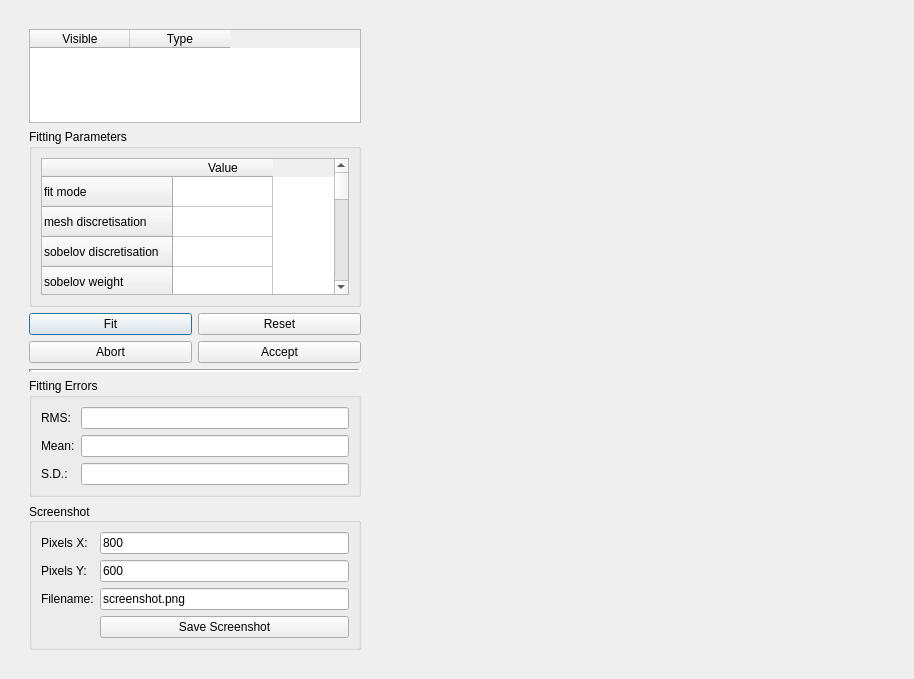
<?xml version="1.0" encoding="UTF-8"?>
<ui version="4.0">
 <class>Dialog</class>
 <widget class="QDialog" name="Dialog">
  <property name="geometry">
   <rect>
    <x>0</x>
    <y>0</y>
    <width>914</width>
    <height>679</height>
   </rect>
  </property>
  <property name="sizePolicy">
   <sizepolicy hsizetype="Preferred" vsizetype="Preferred">
    <horstretch>0</horstretch>
    <verstretch>0</verstretch>
   </sizepolicy>
  </property>
  <property name="windowTitle">
   <string>Mesh Fitting</string>
  </property>
  <layout class="QHBoxLayout" name="horizontalLayout_2">
   <item>
    <widget class="QWidget" name="widgetMain" native="true">
     <property name="enabled">
      <bool>true</bool>
     </property>
     <property name="sizePolicy">
      <sizepolicy hsizetype="Preferred" vsizetype="Preferred">
       <horstretch>0</horstretch>
       <verstretch>0</verstretch>
      </sizepolicy>
     </property>
     <property name="maximumSize">
      <size>
       <width>16777215</width>
       <height>16777215</height>
      </size>
     </property>
     <layout class="QGridLayout" name="gridLayout">
      <item row="0" column="0">
       <widget class="QWidget" name="widget" native="true">
        <property name="sizePolicy">
         <sizepolicy hsizetype="Preferred" vsizetype="Preferred">
          <horstretch>0</horstretch>
          <verstretch>0</verstretch>
         </sizepolicy>
        </property>
        <property name="minimumSize">
         <size>
          <width>350</width>
          <height>0</height>
         </size>
        </property>
        <property name="maximumSize">
         <size>
          <width>500</width>
          <height>16777215</height>
         </size>
        </property>
        <layout class="QVBoxLayout" name="verticalLayout_3">
         <item>
          <layout class="QVBoxLayout" name="verticalLayout">
           <property name="sizeConstraint">
            <enum>QLayout::SetDefaultConstraint</enum>
           </property>
           <item>
            <widget class="QTableWidget" name="tableWidget">
             <property name="sizePolicy">
              <sizepolicy hsizetype="Preferred" vsizetype="Maximum">
               <horstretch>0</horstretch>
               <verstretch>0</verstretch>
              </sizepolicy>
             </property>
             <property name="minimumSize">
              <size>
               <width>0</width>
               <height>0</height>
              </size>
             </property>
             <property name="maximumSize">
              <size>
               <width>16777215</width>
               <height>150</height>
              </size>
             </property>
             <property name="sortingEnabled">
              <bool>false</bool>
             </property>
             <attribute name="horizontalHeaderVisible">
              <bool>true</bool>
             </attribute>
             <attribute name="horizontalHeaderCascadingSectionResizes">
              <bool>false</bool>
             </attribute>
             <attribute name="horizontalHeaderDefaultSectionSize">
              <number>100</number>
             </attribute>
             <column>
              <property name="text">
               <string>Visible</string>
              </property>
             </column>
             <column>
              <property name="text">
               <string>Type</string>
              </property>
             </column>
            </widget>
           </item>
           <item>
            <widget class="QGroupBox" name="groupBox">
             <property name="title">
              <string>Fitting Parameters</string>
             </property>
             <layout class="QVBoxLayout" name="verticalLayout_2">
              <item>
               <widget class="QTableWidget" name="fitParamsTableWidget">
                <row>
                 <property name="text">
                  <string>fit mode</string>
                 </property>
                </row>
                <row>
                 <property name="text">
                  <string>mesh discretisation</string>
                 </property>
                </row>
                <row>
                 <property name="text">
                  <string>sobelov discretisation</string>
                 </property>
                </row>
                <row>
                 <property name="text">
                  <string>sobelov weight</string>
                 </property>
                </row>
                <row>
                 <property name="text">
                  <string>normal discretisation</string>
                 </property>
                </row>
                <row>
                 <property name="text">
                  <string>normal weight</string>
                 </property>
                </row>
                <row>
                 <property name="text">
                  <string>max iterations</string>
                 </property>
                </row>
                <row>
                 <property name="text">
                  <string>max sub-iterations</string>
                 </property>
                </row>
                <row>
                 <property name="text">
                  <string>xtol</string>
                 </property>
                </row>
                <row>
                 <property name="text">
                  <string>kdtree args</string>
                 </property>
                </row>
                <row>
                 <property name="text">
                  <string>n closest points</string>
                 </property>
                </row>
                <row>
                 <property name="text">
                  <string>verbose</string>
                 </property>
                </row>
                <row>
                 <property name="text">
                  <string>fixed nodes</string>
                 </property>
                </row>
                <column>
                 <property name="text">
                  <string>Value</string>
                 </property>
                </column>
                <item row="1" column="0">
                 <property name="text">
                  <string/>
                 </property>
                 <property name="flags">
                  <set>ItemIsSelectable|ItemIsEditable|ItemIsDragEnabled|ItemIsUserCheckable|ItemIsEnabled</set>
                 </property>
                </item>
               </widget>
              </item>
             </layout>
            </widget>
           </item>
           <item>
            <layout class="QGridLayout" name="fitButtonsGroup">
             <item row="0" column="0">
              <widget class="QPushButton" name="fitButton">
               <property name="text">
                <string>Fit</string>
               </property>
              </widget>
             </item>
             <item row="0" column="1">
              <widget class="QPushButton" name="resetButton">
               <property name="text">
                <string>Reset</string>
               </property>
              </widget>
             </item>
             <item row="1" column="1">
              <widget class="QPushButton" name="acceptButton">
               <property name="text">
                <string>Accept</string>
               </property>
              </widget>
             </item>
             <item row="1" column="0">
              <widget class="QPushButton" name="abortButton">
               <property name="text">
                <string>Abort</string>
               </property>
              </widget>
             </item>
            </layout>
           </item>
           <item>
            <spacer name="verticalSpacer">
             <property name="orientation">
              <enum>Qt::Vertical</enum>
             </property>
             <property name="sizeHint" stdset="0">
              <size>
               <width>20</width>
               <height>40</height>
              </size>
             </property>
            </spacer>
           </item>
           <item>
            <widget class="Line" name="line">
             <property name="lineWidth">
              <number>3</number>
             </property>
             <property name="orientation">
              <enum>Qt::Horizontal</enum>
             </property>
            </widget>
           </item>
           <item>
            <widget class="QGroupBox" name="errorGroup">
             <property name="title">
              <string>Fitting Errors</string>
             </property>
             <layout class="QFormLayout" name="formLayout_2">
              <item row="0" column="0">
               <widget class="QLabel" name="RMSELabel">
                <property name="text">
                 <string>RMS:</string>
                </property>
               </widget>
              </item>
              <item row="1" column="0">
               <widget class="QLabel" name="meanErrorLabel">
                <property name="text">
                 <string>Mean:</string>
                </property>
               </widget>
              </item>
              <item row="2" column="0">
               <widget class="QLabel" name="SDLabel">
                <property name="text">
                 <string>S.D.:</string>
                </property>
               </widget>
              </item>
              <item row="0" column="1">
               <widget class="QLineEdit" name="RMSELineEdit">
                <property name="alignment">
                 <set>Qt::AlignRight|Qt::AlignTrailing|Qt::AlignVCenter</set>
                </property>
                <property name="readOnly">
                 <bool>true</bool>
                </property>
               </widget>
              </item>
              <item row="1" column="1">
               <widget class="QLineEdit" name="meanErrorLineEdit">
                <property name="alignment">
                 <set>Qt::AlignRight|Qt::AlignTrailing|Qt::AlignVCenter</set>
                </property>
                <property name="readOnly">
                 <bool>true</bool>
                </property>
               </widget>
              </item>
              <item row="2" column="1">
               <widget class="QLineEdit" name="SDLineEdit">
                <property name="alignment">
                 <set>Qt::AlignRight|Qt::AlignTrailing|Qt::AlignVCenter</set>
                </property>
                <property name="readOnly">
                 <bool>true</bool>
                </property>
               </widget>
              </item>
             </layout>
            </widget>
           </item>
           <item>
            <widget class="QGroupBox" name="screenshotgroup">
             <property name="title">
              <string>Screenshot</string>
             </property>
             <property name="alignment">
              <set>Qt::AlignLeading|Qt::AlignLeft|Qt::AlignVCenter</set>
             </property>
             <layout class="QFormLayout" name="formLayout">
              <property name="fieldGrowthPolicy">
               <enum>QFormLayout::AllNonFixedFieldsGrow</enum>
              </property>
              <item row="0" column="0">
               <widget class="QLabel" name="pixelsXLabel">
                <property name="sizePolicy">
                 <sizepolicy hsizetype="Fixed" vsizetype="Preferred">
                  <horstretch>0</horstretch>
                  <verstretch>0</verstretch>
                 </sizepolicy>
                </property>
                <property name="text">
                 <string>Pixels X:</string>
                </property>
               </widget>
              </item>
              <item row="0" column="1">
               <widget class="QLineEdit" name="screenshotPixelXLineEdit">
                <property name="sizePolicy">
                 <sizepolicy hsizetype="Expanding" vsizetype="Fixed">
                  <horstretch>0</horstretch>
                  <verstretch>0</verstretch>
                 </sizepolicy>
                </property>
                <property name="text">
                 <string>800</string>
                </property>
               </widget>
              </item>
              <item row="1" column="0">
               <widget class="QLabel" name="pixelsYLabel">
                <property name="sizePolicy">
                 <sizepolicy hsizetype="Fixed" vsizetype="Preferred">
                  <horstretch>0</horstretch>
                  <verstretch>0</verstretch>
                 </sizepolicy>
                </property>
                <property name="text">
                 <string>Pixels Y:</string>
                </property>
               </widget>
              </item>
              <item row="1" column="1">
               <widget class="QLineEdit" name="screenshotPixelYLineEdit">
                <property name="sizePolicy">
                 <sizepolicy hsizetype="Expanding" vsizetype="Fixed">
                  <horstretch>0</horstretch>
                  <verstretch>0</verstretch>
                 </sizepolicy>
                </property>
                <property name="text">
                 <string>600</string>
                </property>
               </widget>
              </item>
              <item row="2" column="0">
               <widget class="QLabel" name="screenshotFilenameLabel">
                <property name="text">
                 <string>Filename:</string>
                </property>
               </widget>
              </item>
              <item row="2" column="1">
               <widget class="QLineEdit" name="screenshotFilenameLineEdit">
                <property name="sizePolicy">
                 <sizepolicy hsizetype="Expanding" vsizetype="Fixed">
                  <horstretch>0</horstretch>
                  <verstretch>0</verstretch>
                 </sizepolicy>
                </property>
                <property name="text">
                 <string>screenshot.png</string>
                </property>
               </widget>
              </item>
              <item row="3" column="1">
               <widget class="QPushButton" name="screenshotSaveButton">
                <property name="sizePolicy">
                 <sizepolicy hsizetype="Preferred" vsizetype="Fixed">
                  <horstretch>0</horstretch>
                  <verstretch>0</verstretch>
                 </sizepolicy>
                </property>
                <property name="text">
                 <string>Save Screenshot</string>
                </property>
               </widget>
              </item>
             </layout>
            </widget>
           </item>
          </layout>
         </item>
        </layout>
       </widget>
      </item>
      <item row="0" column="1">
       <widget class="MayaviSceneWidget" name="MayaviScene" native="true">
        <property name="sizePolicy">
         <sizepolicy hsizetype="Preferred" vsizetype="Expanding">
          <horstretch>1</horstretch>
          <verstretch>1</verstretch>
         </sizepolicy>
        </property>
       </widget>
      </item>
     </layout>
    </widget>
   </item>
  </layout>
 </widget>
 <customwidgets>
  <customwidget>
   <class>MayaviSceneWidget</class>
   <extends>QWidget</extends>
   <header>gias2/mappluginutils/mayaviviewer/mayaviscenewidget.h</header>
   <container>1</container>
  </customwidget>
 </customwidgets>
 <resources/>
 <connections/>
</ui>
